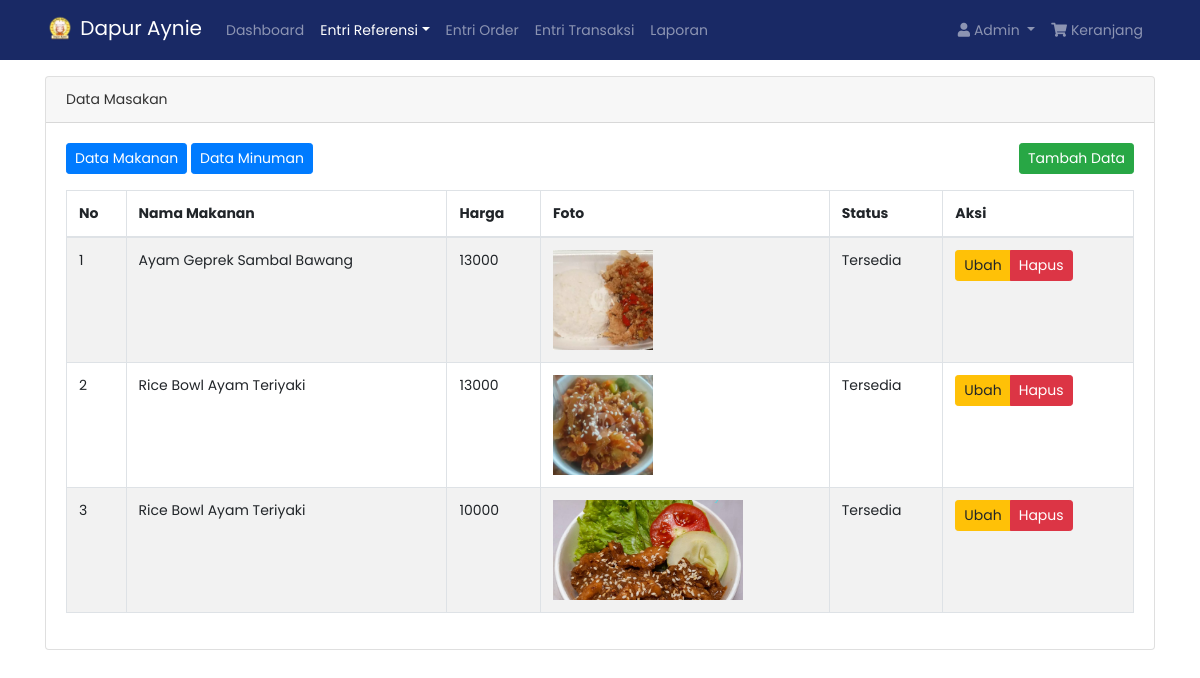
The page /dashboard/index.php?makanan (signed in) on the database its author committed.
### tables this page shows
CREATE TABLE `tb_masakan` (
  `id_masakan` int(11) NOT NULL,
  `kategori_masakan` varchar(128) NOT NULL,
  `nama_masakan` varchar(128) NOT NULL,
  `harga_masakan` int(128) NOT NULL,
  `foto` varchar(255) NOT NULL,
  `status_masakan` int(1) NOT NULL
);

### dashboard/admin/data_makanan.php (the view, shortened to what this page needs)
<div class="container mt-3">
	<div class="card">
		<div class="card-header">
			Data Masakan
		</div>
		<div class="card-body">
			<a href="index.php?makanan"><button class="btn btn-primary btn-sm mb-3">Data Makanan</button></a>
			<a href="index.php?minuman"><button class="btn btn-primary btn-sm mb-3">Data Minuman</button></a>
			<a href="index.php?tambah_makanan"><button class="btn btn-success btn-sm mb-3 float-right">Tambah Data</button></a>
			<table class="table table-bordered table-hover table-striped" id="tabel">
				<thead>
					<tr>
						<th>No</th>
						<th>Nama Makanan</th>
						<th>Harga</th>
						<th>Foto</th>
						<th>Status</th>
						<th>Aksi</th>
					</tr>
				</thead>
				<tbody>
					<?php
					$i = 1;
					$sql = mysqli_query($kon, "SELECT * FROM tb_masakan WHERE kategori_masakan='Makanan'");
					while ($data = mysqli_fetch_array($sql)) : ?>
					<tr>
						<td><?= $i++; ?></td>
						<td><?= $data['nama_masakan'] ?></td>
						<td><?= $data['harga_masakan'] ?></td>
						<td><img src="assets/image/makanan/<?= $data['foto'] ?>" alt="makanan" height="100"></td>
						<?php
							if ($data['status_masakan']==1) {
								$status = "Tersedia";
							} else {
								$status = "Tidak Tersedia";
							}
						?>
						<td><?= $status; ?></td>
						<td>
							<div class="btn-group">
								<a href="index.php?ubah_makanan=<?= $data['id_masakan'] ?>" class="btn btn-sm btn-warning">Ubah</a>
								<a href="fungsi/hapusMakanan.php?id_masakan=<?= $data['id_masakan']; ?>" class="btn btn-danger btn-sm">Hapus</a>
							</div>
						</td>
					</tr>
				<?php endwhile; ?>
				</tbody>
			</table>
		</div>
	</div>
</div>

### dashboard/assets/css/custom.css (style rules this page uses)
body { font-size: .875rem; font-family: 'Poppins', sans-serif; background-color: #fff; color: #333; }

### rows shown on the page
tb_masakan: nama_masakan "Ayam Geprek Sambal Bawang", harga_masakan "13000", foto (picture), status_masakan "Tersedia"
tb_masakan: nama_masakan "Rice Bowl Ayam Teriyaki", harga_masakan "13000", foto (picture), status_masakan "Tersedia"
tb_masakan: nama_masakan "Rice Bowl Ayam Teriyaki", harga_masakan "10000", foto (picture), status_masakan "Tersedia"

### other values the page prints
$_SESSION['level'] "Admin"
